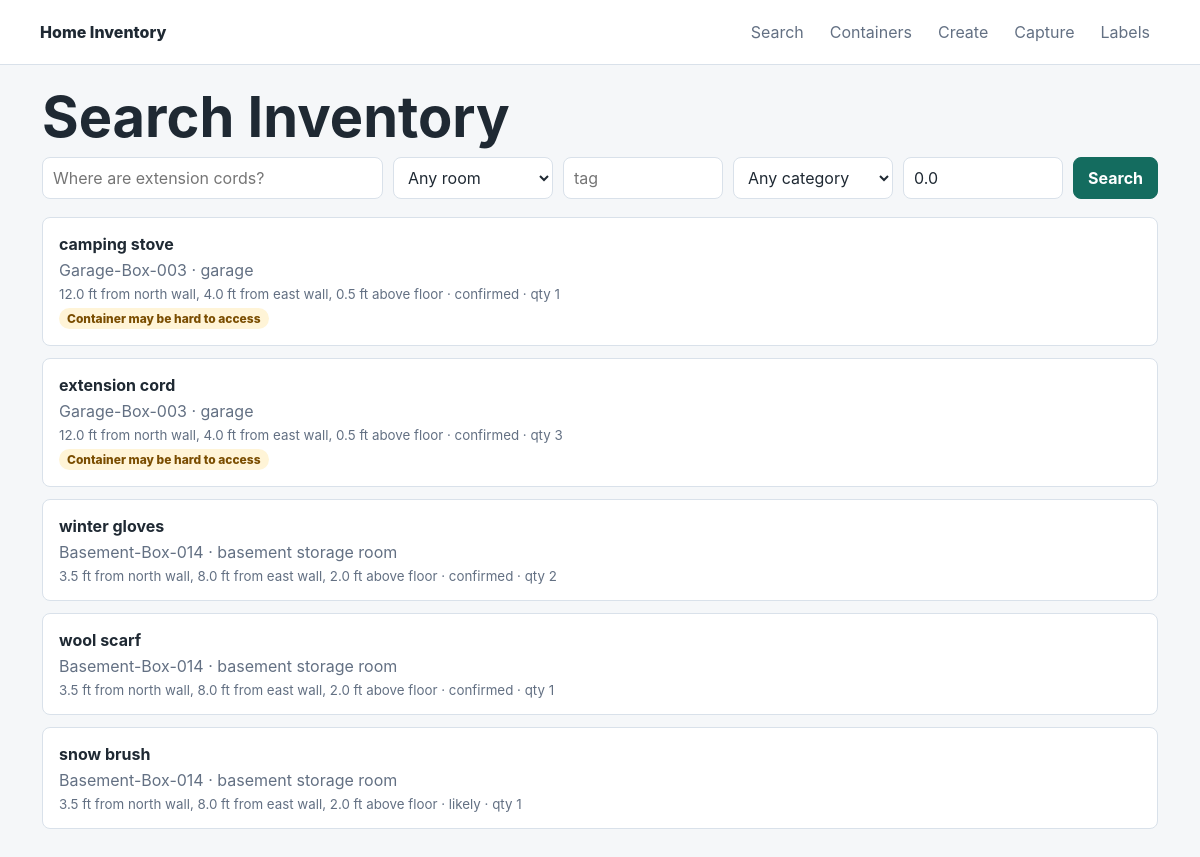
Screenshot of /search with the database file from the repository.
### tables this page shows
CREATE TABLE box_items (
  id INTEGER PRIMARY KEY AUTOINCREMENT,
  box_id INTEGER NOT NULL REFERENCES boxes(id) ON DELETE CASCADE,
  item_name TEXT NOT NULL,
  normalized_name TEXT NOT NULL,
  quantity INTEGER NOT NULL DEFAULT 1,
  status TEXT NOT NULL DEFAULT 'confirmed' CHECK(status IN ('confirmed', 'likely')),
  confidence REAL NOT NULL DEFAULT 1,
  category TEXT DEFAULT '',
  notes TEXT DEFAULT '',
  tags TEXT DEFAULT '',
  priority INTEGER DEFAULT 0,
  created_at TEXT DEFAULT CURRENT_TIMESTAMP,
  updated_at TEXT DEFAULT CURRENT_TIMESTAMP
, standard_system TEXT DEFAULT '', standard_code TEXT DEFAULT '', standard_label TEXT DEFAULT '');

CREATE TABLE boxes (
  id INTEGER PRIMARY KEY AUTOINCREMENT,
  public_id TEXT NOT NULL UNIQUE,
  name TEXT NOT NULL UNIQUE,
  notes TEXT DEFAULT '',
  tags TEXT DEFAULT '',
  inaccessible INTEGER DEFAULT 0,
  size TEXT DEFAULT '',
  stack_position TEXT DEFAULT '',
  created_at TEXT DEFAULT CURRENT_TIMESTAMP,
  updated_at TEXT DEFAULT CURRENT_TIMESTAMP
, parent_box_id INTEGER REFERENCES boxes(id) ON DELETE SET NULL, container_type TEXT NOT NULL DEFAULT 'box');

CREATE TABLE box_locations (
  id INTEGER PRIMARY KEY AUTOINCREMENT,
  box_id INTEGER NOT NULL UNIQUE REFERENCES boxes(id) ON DELETE CASCADE,
  room_name TEXT NOT NULL,
  north_ft REAL NOT NULL DEFAULT 0,
  east_ft REAL NOT NULL DEFAULT 0,
  elevation_ft REAL NOT NULL DEFAULT 0,
  updated_at TEXT DEFAULT CURRENT_TIMESTAMP
);

### app/main.py (the view)
@app.get("/search", response_class=HTMLResponse)
def search_page(request: Request, q: str = "", room: str = "", tag: str = "", category: str = "", min_confidence: float = 0, conn=Depends(db)):
    results = search_items(conn, q, room, tag, category, min_confidence)
    similar = similar_items(conn, q) if q else []
    rooms = rows(conn.execute("SELECT DISTINCT room_name FROM box_locations ORDER BY room_name"))
    return templates.TemplateResponse(
        "search.html",
        {"request": request, "q": q, "room": room, "tag": tag, "category": category, "min_confidence": min_confidence, "results": results, "rooms": rooms, "similar": similar, "categories": HOUSEHOLD_CATEGORIES},
    )

### app/templates/search.html (shortened to what this page needs)
{% extends "base.html" %}
{% block content %}
<h1>Search Inventory</h1>
<form class="filters" action="/search">
  <input name="q" value="{{ q }}" placeholder="Where are extension cords?">
  <select name="room">
    <option value="">Any room</option>
  </select>
  <input name="tag" value="{{ tag }}" placeholder="tag">
  <select name="category">
    <option value="">Any category</option>
  </select>
  <input name="min_confidence" type="number" min="0" max="1" step="0.1" value="{{ min_confidence }}" aria-label="Minimum confidence">
  <button>Search</button>
</form>
<div class="results">
  {% for item in results %}
  <a class="result-row" href="/box/{{ item.public_id }}">
    <strong>{{ item.item_name }}</strong>
    <span>{{ item.container_path or item.box_name }} · {{ item.room_name }}</span>
    <small>{{ item.north_ft }} ft from north wall, {{ item.east_ft }} ft from east wall, {{ item.elevation_ft }} ft above floor · {{ item.status }} · qty {{ item.quantity }}</small>
    {% if item.inaccessible %}<em>Container may be hard to access</em>{% endif %}
  </a>
  {% else %}
  <p>No matching items yet.</p>
  {% endfor %}
</div>
{% endblock %}

### app/static/app.css (style rules this page uses)
:root { color-scheme: light; --ink: #1f2933; --muted: #637083; --line: #d9e1ea; --paper: #ffffff; --bg: #f5f7f9; --accent: #146c5f; --accent-2: #b73e4b; --soft: #e8f3f0; --warn: #f4b740; }
* { box-sizing: border-box; }
body { margin: 0; font-family: Inter, ui-sans-serif, system-ui, -apple-system, BlinkMacSystemFont, "Segoe UI", sans-serif; background: var(--bg); color: var(--ink); }
a { color: inherit; text-decoration: none; }
h1, h2 { margin: 0 0 12px; letter-spacing: 0; }
h1 { font-size: clamp(30px, 6vw, 56px); line-height: 1; }
button, .button { display: inline-flex; align-items: center; justify-content: center; min-height: 40px; padding: 9px 14px; border: 1px solid var(--accent); border-radius: 8px; background: var(--accent); color: white; font: inherit; font-weight: 700; cursor: pointer; }
input, textarea, select { width: 100%; min-height: 40px; padding: 9px 10px; border: 1px solid var(--line); border-radius: 8px; background: white; color: var(--ink); font: inherit; }
.searchbar, .filters { display: grid; grid-template-columns: minmax(0, 1fr) auto; gap: 10px; }
.filters { grid-template-columns: minmax(220px, 1fr) repeat(4, minmax(110px, 160px)) auto; margin-bottom: 18px; }
.box-grid, .box-list, .create-grid, .results, .photo-grid, .suggestions { display: grid; gap: 12px; }
.box-card, .result-row { display: grid; gap: 6px; padding: 16px; border: 1px solid var(--line); border-radius: 8px; background: white; }
.box-card span, .result-row span, small { color: var(--muted); }
em { display: inline-flex; width: fit-content; padding: 3px 8px; border-radius: 999px; background: #fff4d7; color: #7a4d00; font-style: normal; font-size: 12px; font-weight: 800; }

### rows the page displays
box_items: item_name "camping stove", status "confirmed"
boxes: name "Garage-Box-003" "Garage-Box-003"
box_locations: room_name "garage" "garage", north_ft "12.0" "12.0", east_ft "4.0" "4.0", elevation_ft "0.5" "0.5"
box_items: item_name "extension cord", status "confirmed"
box_items: item_name "winter gloves", status "confirmed"
boxes: name "Basement-Box-014" "Basement-Box-014" "Basement-Box-014"
box_locations: room_name "basement storage room" "basement storage room" "basement storage room", north_ft "3.5" "3.5" "3.5", east_ft "8.0" "8.0" "8.0", elevation_ft "2.0" "2.0" "2.0"
box_items: item_name "wool scarf", status "confirmed"
box_items: item_name "snow brush", status "likely"

### other values shown
{{ item.quantity }} "1" "3" "2" "1" "1"
